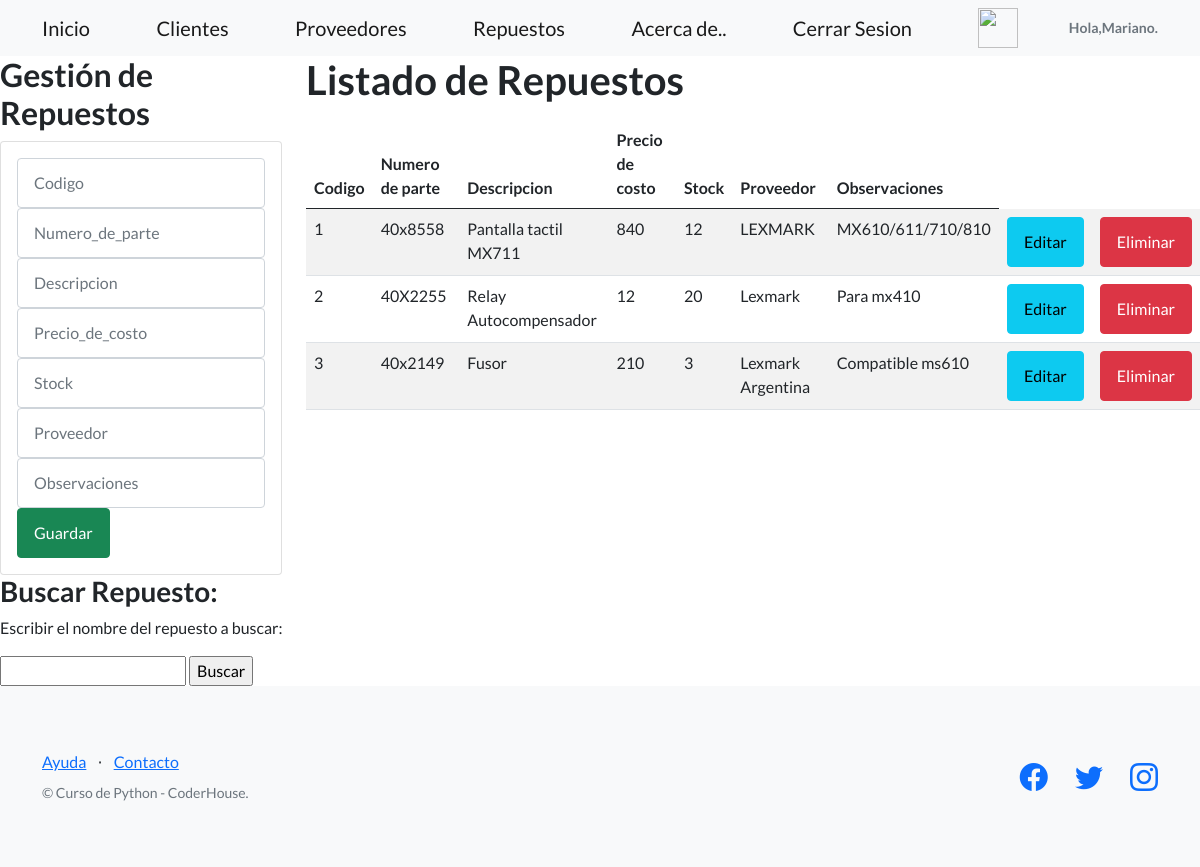
Page /AppCoder/repuestos (signed in) on the committed database.
### AppCoder/models.py (models this page shows, shortened)
class Repuesto(models.Model):
    codigo = models.CharField(primary_key=True,max_length=6)
    numero_de_parte= models.CharField(max_length=30)
    descripcion = models.CharField(max_length=30)
    precio_de_costo= models.CharField(max_length=30)
    stock = models.CharField(max_length=30)
    proveedor = models.CharField(max_length=30)
    observaciones = models.CharField(max_length=140)

### AppCoder/views.py (the view)
# urls.py: path('repuestos', views.repuestos, name="Repuestos"),
def repuestos(request):
      repuesto = Repuesto.objects.all()
      return render(request, "AppCoder/gestionDeRepuestos.html", {"repuesto":repuesto})

### AppCoder/templates/AppCoder/gestionDeRepuestos.html (shortened to what this page needs)
{% extends "AppCoder/padre.html" %}
{% load static %}
{% block contenidoQueCambia %}
<div class="row">
    <div class="col-sm-12 col-md-6 col-lg-3 col-xl-3">
        <h2>Gestión de Repuestos</h2>
        <div class="card">
            <div class="card-body">
                <form action="/AppCoder/registrarRepuesto/" method="POST">{% csrf_token %}
                    <div class="form-group">
                        <input type="text" id="txtCodigo" name="txtCodigo" class="form-control" placeholder="Codigo"
                            maxlength="50" required>
                    </div>
                    <div class="form-group">
                        <input type="text" id="txtNumero_de_parte" name="txtNumero_de_parte" class="form-control" placeholder="Numero_de_parte"
                            maxlength="50" required>
                    </div>
                    <div class="form-group">
                        <input type="text" id="txtDescripcion" name="txtDescripcion" class="form-control" placeholder="Descripcion"
                            maxlength="50" required>
                    </div>
                    <div class="form-group">
                        <input type="text" id="txtPrecio_de_costo" name="txtPrecio_de_costo" class="form-control" placeholder="Precio_de_costo"
                            maxlength="50" required>
                    </div>
                    <div class="form-group">
                        <input type="text" id="txtStock" name="txtStock" class="form-control" placeholder="Stock"
                            maxlength="50" required>
                    </div>
                    <div class="form-group">
                        <input type="text" id="txtProveedor" name="txtProveedor" class="form-control" placeholder="Proveedor"
                            maxlength="50" required>
                    </div>
                    <div class="form-group">
                        <input type="text" id="txtObservaciones" name="txtObservaciones" class="form-control" placeholder="Observaciones"
                            maxlength="50" required>
                    </div>
                    <div class="form-group">
                        <button type="submit" class="btn btn-success btn-block text-white">Guardar</button>
                    </div>
                </form>
            </div>
        </div>
    </div>
    <div class="col-sm-12 col-md-6 col-lg-9 col-xl-9">
        <h1>Listado de Repuestos</h1>
        <div class="table-responsive py-2">
            <table class="table table-striped">
                <thead>
                    <tr>
                        <th>Codigo</th>
                        <th>Numero de parte</th>
                        <th>Descripcion</th>
                        <th>Precio de costo</th>
                        <th>Stock</th>
                        <th>Proveedor</th>
                        <th>Observaciones</th>
                    </tr>
                </thead>
                <tbody>
                    {% for c in repuesto %}
                    <tr>
                        <td>{{c.codigo}}</td>
                        <td>{{c.numero_de_parte}}</td>
                        <td>{{c.descripcion}}</td>
                        <td>{{c.precio_de_costo}}</td>
                        <td>{{c.stock}}</td>
                        <td>{{c.proveedor}}</td>
                        <td>{{c.observaciones}}</td>
                        <td><a href="{% url 'editarRepuesto' c.codigo %}" class="btn btn-info">Editar</a></td>
                        <td><a href="{% url 'eliminarRepuesto' c.codigo %}" class="btn btn-danger btnEliminacion">Eliminar</a></td>
                    </tr>
                    {% endfor %}
                </tbody>
            </table>
        </div>
    </div>
</div>
<h3>Buscar Repuesto:</h3>
<p>Escribir el nombre del repuesto a buscar:</p>
<form action="/AppCoder/buscarRepuesto/" method="GET">
    <input type="text", name="numero_de_parte", id="numero_de_parte">
    <input type="submit", value="Buscar">
</form>
{% endblock %}

### AppCoder/templates/AppCoder/padre.html (shortened to what this page needs)
<!DOCTYPE html>
<html lang="en">
    <head>
        {% load static %}
        <link href="https://cdn.jsdelivr.net/npm/bootstrap-icons@1.5.0/font/bootstrap-icons.css" rel="stylesheet" type="text/css" />
        <link href="{%static 'AppCoder/css/styles.css' %}" rel="stylesheet" />
    </head>
    <body>
        <nav class="navbar navbar-light bg-light static-top">
            <div class="container">
                <a class="navbar-brand" href="{% url 'Inicio' %}">Inicio</a>
                <a class="navbar-brand" href="{% url 'Clientes' %}">Clientes</a>
                <a class="navbar-brand" href="{% url 'Proveedores' %}">Proveedores</a>
                <a class="navbar-brand" href="{% url 'Repuestos' %}">Repuestos</a>
                <a class="navbar-brand" href="{% url 'Acercade' %}">Acerca de..</a>
                <a class="navbar-brand" href="{% url 'Logout' %}">Cerrar Sesion</a>
                {% if request.user.is_authenticated %}
                <img src="{{url}}" style="height: 40px; width: 40px; ">
                <h3 class="text-muted small mb-4 mb-lg-0">Hola,{{user.username}}.</h3>
                {% endif %}
            </div>
        </nav>
        {% block contenidoQueCambia %}
        {% endblock %}
        <footer class="footer bg-light">
            <div class="container">
                <div class="row">
                    <div class="col-lg-6 h-100 text-center text-lg-start my-auto">
                        <ul class="list-inline mb-2">
                            <li class="list-inline-item"><a href="#!">Ayuda</a></li>
                            <li class="list-inline-item">⋅</li>
                            <li class="list-inline-item"><a href="#!">Contacto</a></li>
                        </ul>
                        <p class="text-muted small mb-4 mb-lg-0">&copy; Curso de Python - CoderHouse.</p>
                    </div>
                    <div class="col-lg-6 h-100 text-center text-lg-end my-auto">
                        <ul class="list-inline mb-0">
                            <li class="list-inline-item me-4">
                                <a href="#!"><i class="bi-facebook fs-3"></i></a>
                            </li>
                            <li class="list-inline-item me-4">
                                <a href="#!"><i class="bi-twitter fs-3"></i></a>
                            </li>
                            <li class="list-inline-item">
                                <a href="#!"><i class="bi-instagram fs-3"></i></a>
                            </li>
                        </ul>
                    </div>
                </div>
            </div>
        </footer>
    </body>
</html>

### rows in the picture
Repuesto: codigo "1", numero_de_parte "40x8558", descripcion "Pantalla tactil MX711", precio_de_costo "840", stock "12", proveedor "LEXMARK", observaciones "MX610/611/710/810"
Repuesto: codigo "2", numero_de_parte "40X2255", descripcion "Relay Autocompensador", precio_de_costo "12", stock "20", proveedor "Lexmark", observaciones "Para mx410"
Repuesto: codigo "3", numero_de_parte "40x2149", descripcion "Fusor", precio_de_costo "210", stock "3", proveedor "Lexmark Argentina", observaciones "Compatible ms610"

### other values in the picture
{{ user.username }} "Mariano"
